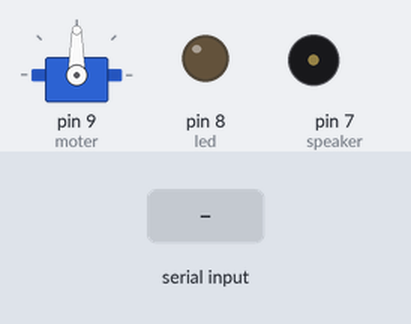
A sketch run on a simulated Arduino Uno, built with avr-gcc and run on an emulated ATmega328P. Parts: servo, output pins drawn as LEDs (lit = HIGH), buzzer (waves = sounding, pin HIGH). The inputs (shaded band) are chosen by the test bench.

Above: at 1.2 s.
1.3 s: "1" received over Serial
At 2.5 s:
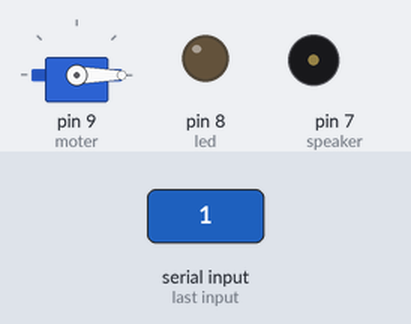
2.8 s: "2" received over Serial
At 4.1 s:
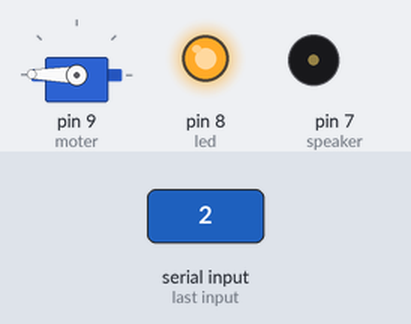
4.8 s: "1" received over Serial
At 5.2 s:
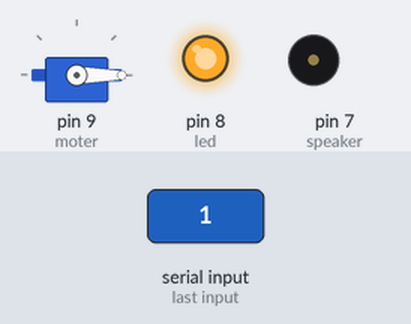
Timing chart, 0 to 7.8 s (numbered marks = the images above; inputs shaded):
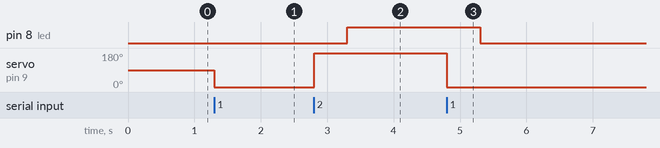

Measured:
- after the input at 1.3 s, servo on pin 9 (moter): 90° → 0° at once
- after the input at 2.8 s, pin 8 (led): LOW → HIGH after 0.50 s; servo on pin 9 (moter): 0° → 179° at once
- after the input at 4.8 s, pin 8 (led): HIGH → LOW after 0.50 s; servo on pin 9 (moter): 179° → 0° at once

The sketch:

UWPSerial.ino
```cpp
#include <Servo.h>

Servo servo;
int mag_sensor = 10;
int moter = 9;
int led = 8;
int speaker = 7;

int value = 0;
unsigned long preTime;

void setup() {
  servo.attach(moter);
  pinMode(mag_sensor, INPUT_PULLUP);   // 마그네틱 센서
  pinMode(led, OUTPUT);       // LED
  pinMode(speaker, OUTPUT);   // 부저
  Serial.begin(9600);
}

void loop() {
  // 시리얼 통신, 서보모터 제어부분
  preTime = millis(); // 현재시간으로 초기화
  if (Serial.available() > 0) {
    char command = Serial.read();
    if (command == '1') {
      value = 0;
      servo.write(value); // 문열림
      delay(500);
      unsigned long nowTime = millis(); // 현재시간 저장
      digitalWrite(led, LOW); // 불켜기
      if(mag_sensor == LOW){
        if(nowTime - preTime >= 5000) { // 현재와 기준 시간차가 5초 이상이면
          preTime = nowTime; // 기준 시간을 현재시간으로 변경
          for(int i = 0; i < 5; i++){   // 알림을 5번 울림
            tone(speaker, 330, 250);
            delay(500);
          }
        }
      }
    } else if (command == '2') {
      value = 179;
      servo.write(value);
      delay(500);
      digitalWrite(led, HIGH); // 불끄기
    }
  }
}
```
